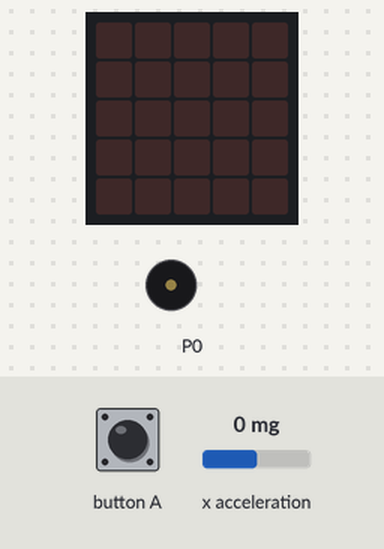
Bench run of a program on a simulated BBC micro:bit (MakeCode). Parts: the board's 5×5 LED display, buzzer (waves = sounding). The inputs (shaded band) are chosen by the test bench; at power-on: x acceleration 0 mg.

Above: at 1.2 s.
1.3 s: button A pressed for 0.15 s
At 1.8 s:
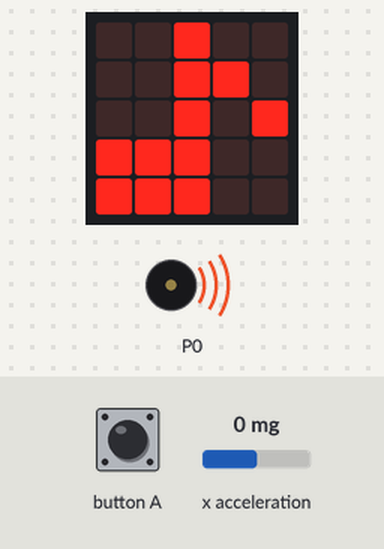
3.4 s: button A pressed for 3.2 s
At 8.5 s:
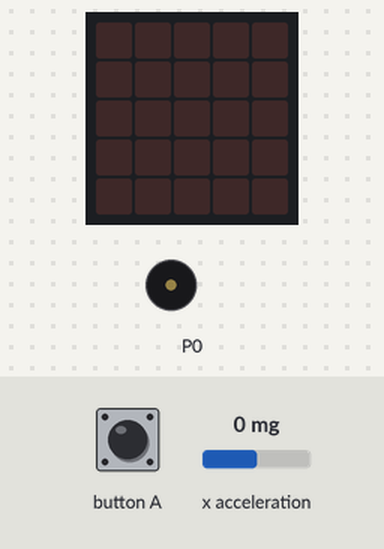
Timing chart, 0 to 10.0 s (numbered marks = the images above; inputs shaded):
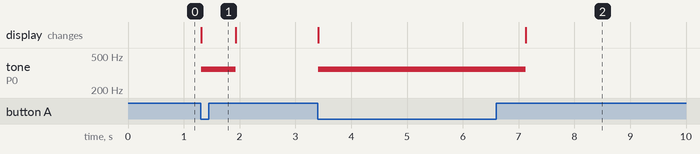

Measured:
- after the input at 1.3 s, tone on P0: silent → 349 Hz at once, → silent 0.62 s later; the display: changes at once (image 1)
- after the input at 3.4 s, tone on P0: silent → 349 Hz at once, → silent 3.7 s later; the display: first changes at once (image 2 shows a later state)

The program:

main.ts
```typescript
let 傾きX = 0
let 音 = [
262,
294,
330,
349,
392,
440,
494,
523
]
basic.forever(function () {
    傾きX = pins.map(
    input.acceleration(Dimension.X),
    -1023,
    1023,
    0,
    7
    )
    if (input.buttonIsPressed(Button.A)) {
        music.ringTone(音[傾きX])
        basic.showIcon(IconNames.EigthNote)
    } else {
        music.ringTone(0)
        basic.clearScreen()
    }
})
```

test.ts
```typescript
// テストはここに来ます。このパッケージが拡張機能として使用されるときにはコンパイルされません。
```
